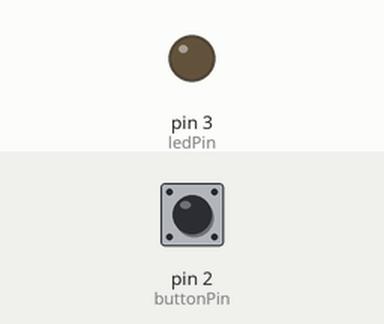
Recording of a sketch running on a simulated Arduino Uno, built with avr-gcc and run on an emulated ATmega328P. On the bench: output pins drawn as LEDs (lit = HIGH). The inputs (shaded band) are chosen by the test bench; at power-on: pin 2 (buttonPin) LOW.

Above: at 1.2 s.
1.3 s: pin 2 (buttonPin) pulled HIGH for 0.15 s
At 1.42 s:
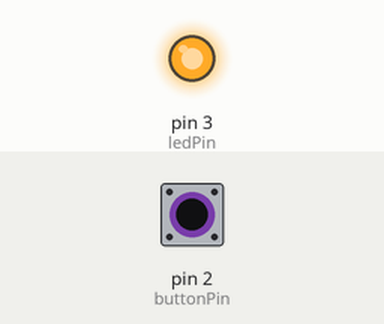
2.9 s: pin 2 (buttonPin) pulled HIGH for 3.2 s
At 7.4 s:
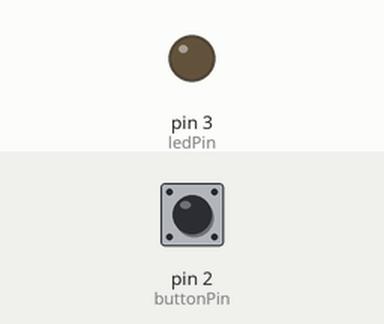
Timing chart, 0 to 8.9 s (numbered marks = the images above; inputs shaded):
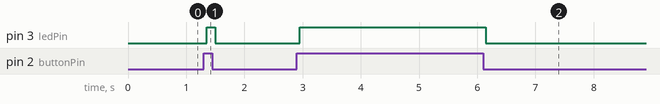

The sketch:

Digital_Read_Debounce2.ino
```cpp
const int buttonPin = 2;
const int ledPin =  3;

int ledState = HIGH;
int buttonState;
int lastButtonState = LOW;

long lastDebounceTime = 0;
long debounceDelay = 50;

void setup() {
  pinMode(buttonPin, INPUT);
  pinMode(ledPin, OUTPUT);
}

void loop() {

  int reading = digitalRead(buttonPin);
  if (reading != lastButtonState) {
    lastDebounceTime = millis();
  }
  if ((millis() - lastDebounceTime) > debounceDelay) {
    buttonState = reading;
  }
  digitalWrite(ledPin, buttonState);
  lastButtonState = reading;
}
```

Measured:
- after the input at 1.3 s, pin 3 (ledPin): LOW → HIGH after 0.05 s, → LOW 0.15 s later
- after the input at 2.9 s, pin 3 (ledPin): LOW → HIGH after 0.05 s, → LOW 3.2 s later
